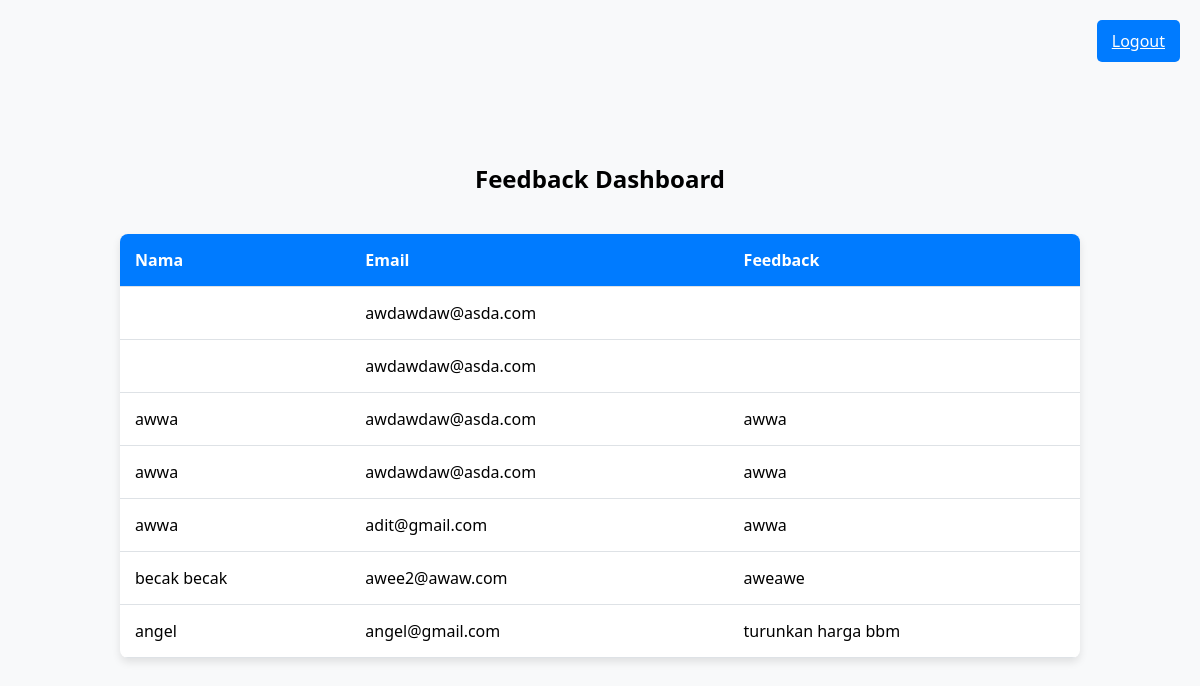
Screenshot of /dashboard.php (signed in) with the database file from the repository.
### tables this page shows
CREATE TABLE `feedback` (
  `id` int(11) NOT NULL,
  `nama` varchar(255) NOT NULL,
  `email` varchar(255) NOT NULL,
  `pesan` text NOT NULL,
  `tanggal` timestamp NOT NULL DEFAULT current_timestamp()
);

### dashboard.php (the view, shortened to what this page needs)
<?php
$servername = "localhost";
$username = "root";
$password = "";
$dbname = "inosoft";
$conn = new mysqli($servername, $username, $password, $dbname);
$sql = "SELECT * FROM feedback";
$result = $conn->query($sql);
?>
<!DOCTYPE html>
<html lang="en">
<head>
</head>
<body>
    <a href="logout.php" class="logout-btn">Logout</a>
    <h2>Feedback Dashboard</h2>
    <?php
    if ($result->num_rows > 0) {
        echo "<table>";
        echo "<tr><th>Nama</th><th>Email</th><th>Feedback</th></tr>";
        while ($row = $result->fetch_assoc()) {
            echo "<tr><td>" . $row["nama"] . "</td><td>" . $row["email"] . "</td><td>" . $row["pesan"] . "</td></tr>";
        }
        echo "</table>";
    } else {
        echo "<p>Tidak ada feedback.</p>";
    }
    ?>
</body>
</html>

### dashboard.php (style rules this page uses)
body { font-family: 'Segoe UI', Tahoma, Geneva, Verdana, sans-serif; background-color: #f8f9fa; margin: 0; padding: 0; text-align: center; display: flex; flex-direction: column; align-items: center; justify-content: center; height: 100vh; }
h2 { color: #000000; }
.logout-btn { position: absolute; top: 20px; right: 20px; padding: 10px 15px; background-color: #007bff; color: #fff; border: none; border-radius: 5px; cursor: pointer; }
table { width: 80%; margin-top: 20px; border-collapse: collapse; box-shadow: 0 4px 8px rgba(0, 0, 0, 0.1); background-color: #fff; border-radius: 8px; overflow: hidden; }
th, td { padding: 15px; text-align: left; border-bottom: 1px solid #dee2e6; }
th { background-color: #007bff; color: #fff; }

### rows the page displays
feedback: email "awdawdaw@asda.com"
feedback: email "awdawdaw@asda.com"
feedback: nama "awwa", email "awdawdaw@asda.com", pesan "awwa"
feedback: nama "awwa", email "awdawdaw@asda.com", pesan "awwa"
feedback: nama "awwa", email "adit@gmail.com", pesan "awwa"
feedback: nama "becak becak", email "awee2@awaw.com", pesan "aweawe"
feedback: nama "angel", email "angel@gmail.com", pesan "turunkan harga bbm"
